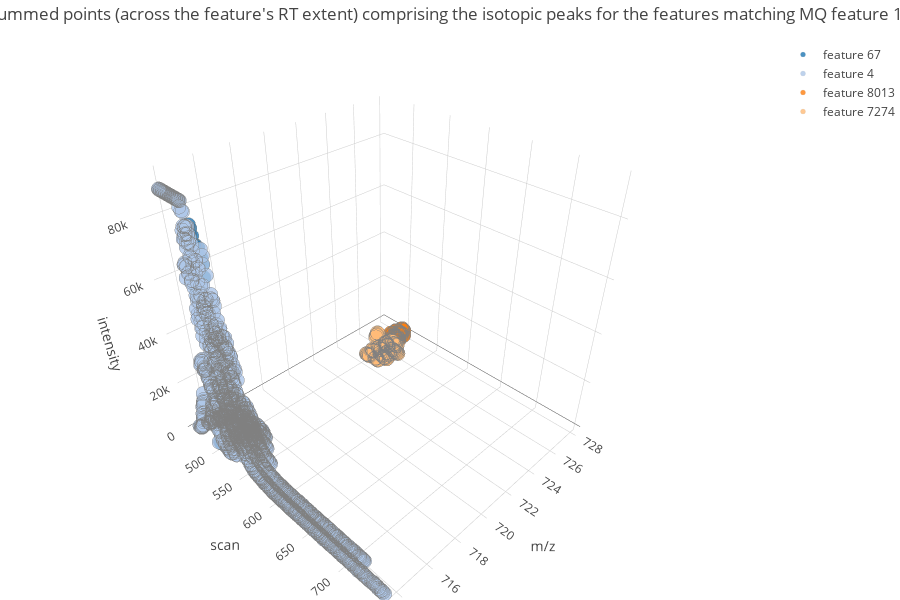

Notebook code cell kept with this figure:
### Code cell
import plotly.plotly as py
import plotly.graph_objs as go

traces = []
for idx,feature_id in enumerate(feature_ids):
    df = feature_summed_points_df_list[idx]
    if len(df) > 0:
        trace = go.Scatter3d(
            x = df.mz,
            y = df.scan,
            z = df.intensity,
            mode = 'markers',
            marker = dict(
                size = 5,
                color = "rgb{}".format(tableau20_py[idx]),
                opacity = 0.8,
                line = dict(
                    color = 'rgb(128, 128, 128)',
                    width = 0.1
                )
            ),
            text = df.hover,
            hoverinfo = 'text',
            name = "feature {}".format(feature_id)
        )
        traces.append((trace))


data = traces
layout = go.Layout(
    autosize=False,
    width=900,
    height=600,
    title='Summed points (across the feature\'s RT extent) comprising the isotopic peaks for the features matching MQ feature {}'.format(MQ_FEATURE_ID),
    margin=dict(
        l=0,
        r=0,
        b=0,
        t=40
    ),
    scene = dict(
        xaxis = dict(
            title='m/z', autorange='reversed'),
        yaxis = dict(
            title='scan'),
        zaxis = dict(
            title='intensity')
    )
)
fig = go.Figure(data=data, layout=layout)
iplot(fig)

### Figure 1 — Plotly figure (JSON) as saved in the notebook; plotly's stock layout.template omitted (floating-point values rounded to 4 significant figures; data arrays with more than 128 entries replaced by an {"elided": "..."} marker saying what was removed)
{"data": [{"hoverinfo": "text", "marker": {"color": "rgb(31, 119, 180)", "line": {"color": "rgb(128, 128, 128)", "width": 0.1}, "opacity": 0.8, "size": 5}, "mode": "markers", "name": "feature 67", "text": {"elided": "159 str values"}, "type": "scatter3d", "uid": "d7f91af3-cdcc-4c3c-ad74-7c0136e9c4a2", "x": {"elided": "159 float values"}, "y": {"elided": "159 int values"}, "z": {"elided": "159 int values"}}, {"hoverinfo": "text", "marker": {"color": "rgb(174, 199, 232)", "line": {"color": "rgb(128, 128, 128)", "width": 0.1}, "opacity": 0.8, "size": 5}, "mode": "markers", "name": "feature 4", "text": {"elided": "1267 str values"}, "type": "scatter3d", "uid": "d3b8870e-2172-448e-a749-7e639e63d45d", "x": {"elided": "1267 float values"}, "y": {"elided": "1267 int values"}, "z": {"elided": "1267 int values"}}, {"hoverinfo": "text", "marker": {"color": "rgb(255, 127, 14)", "line": {"color": "rgb(128, 128, 128)", "width": 0.1}, "opacity": 0.8, "size": 5}, "mode": "markers", "name": "feature 8013", "text": ["726.8671 m/z, 496 scan, RT 4538.9 secs, feature 8013", "726.8686 m/z, 497 scan, RT 4538.9 secs, feature 8013", "726.8651 m/z, 498 scan, RT 4539.1 secs, feature 8013", "726.8688 m/z, 499 scan, RT 4539.0 secs, feature 8013", "726.8673 m/z, 500 scan, RT 4538.7 secs, feature 8013", "726.8684 m/z, 501 scan, RT 4538.8 secs, feature 8013", "726.8663 m/z, 502 scan, RT 4538.6 secs, feature 8013", "726.8641 m/z, 503 scan, RT 4538.8 secs, feature 8013", "727.3714 m/z, 495 scan, RT 4538.9 secs, feature 8013", "727.3673 m/z, 496 scan, RT 4538.7 secs, feature 8013", "727.3711 m/z, 497 scan, RT 4538.8 secs, feature 8013", "727.3686 m/z, 498 scan, RT 4538.3 secs, feature 8013", "727.3708 m/z, 499 scan, RT 4538.4 secs, feature 8013", "727.3686 m/z, 500 scan, RT 4538.6 secs, feature 8013", "727.3717 m/z, 501 scan, RT 4538.5 secs, feature 8013", "727.3695 m/z, 502 scan, RT 4538.7 secs, feature 8013", "727.8674 m/z, 495 scan, RT 4538.3 secs, feature 8013", "727.8691 m/z, 496 scan, RT 4538.8 secs, feature 8013", "727.8707 m/z, 497 scan, RT 4539.1 secs, feature 8013", "727.8724 m/z, 498 scan, RT 4538.9 secs, feature 8013", "727.8668 m/z, 499 scan, RT 4538.4 secs, feature 8013", "727.8792 m/z, 500 scan, RT 4538.7 secs, feature 8013", "726.8634 m/z, 505 scan, RT 4540.1 secs, feature 8013", "726.8677 m/z, 506 scan, RT 4540.2 secs, feature 8013", "726.8668 m/z, 507 scan, RT 4540.6 secs, feature 8013", "726.8662 m/z, 508 scan, RT 4540.4 secs, feature 8013", "726.8669 m/z, 509 scan, RT 4540.3 secs, feature 8013", "726.8650 m/z, 510 scan, RT 4540.1 secs, feature 8013", "727.3661 m/z, 504 scan, RT 4540.2 secs, feature 8013", "727.3668 m/z, 505 scan, RT 4540.2 secs, feature 8013", "727.3607 m/z, 506 scan, RT 4540.4 secs, feature 8013", "727.3705 m/z, 507 scan, RT 4540.4 secs, feature 8013", "727.3670 m/z, 508 scan, RT 4540.4 secs, feature 8013", "727.3718 m/z, 509 scan, RT 4540.4 secs, feature 8013", "726.8646 m/z, 501 scan, RT 4542.7 secs, feature 8013", "726.8657 m/z, 502 scan, RT 4542.1 secs, feature 8013", "726.8603 m/z, 503 scan, RT 4542.4 secs, feature 8013", "726.8634 m/z, 504 scan, RT 4542.2 secs, feature 8013", "726.8629 m/z, 505 scan, RT 4542.6 secs, feature 8013", "726.8638 m/z, 506 scan, RT 4542.7 secs, feature 8013", "726.8629 m/z, 507 scan, RT 4542.4 secs, feature 8013", "726.8649 m/z, 508 scan, RT 4542.4 secs, feature 8013", "726.8592 m/z, 509 scan, RT 4542.4 secs, feature 8013", "726.8630 m/z, 510 scan, RT 4542.9 secs, feature 8013", "727.3700 m/z, 500 scan, RT 4542.1 secs, feature 8013", "727.3637 m/z, 501 scan, RT 4542.5 secs, feature 8013", "727.3655 m/z, 502 scan, RT 4542.2 secs, feature 8013", "727.3653 m/z, 503 scan, RT 4542.6 secs, feature 8013", "727.3650 m/z, 504 scan, RT 4542.6 secs, feature 8013", "727.3647 m/z, 505 scan, RT 4542.4 secs, feature 8013", "726.3694 m/z, 500 scan, RT 4543.3 secs, feature 8013", "726.3582 m/z, 501 scan, RT 4543.8 secs, feature 8013", "726.3614 m/z, 502 scan, RT 4544.0 secs, feature 8013", "726.3610 m/z, 503 scan, RT 4543.9 secs, feature 8013", "726.3572 m/z, 504 scan, RT 4544.1 secs, feature 8013", "726.3667 m/z, 505 scan, RT 4543.5 secs, feature 8013", "726.3688 m/z, 506 scan, RT 4543.9 secs, feature 8013", "726.3616 m/z, 507 scan, RT 4543.6 secs, feature 8013"], "type": "scatter3d", "uid": "be88d2af-a2be-46cd-ba61-5d11765ead4c", "x": [726.9, 726.9, 726.9, 726.9, 726.9, 726.9, 726.9, 726.9, 727.4, 727.4, 727.4, 727.4, 727.4, 727.4, 727.4, 727.4, 727.9, 727.9, 727.9, 727.9, 727.9, 727.9, 726.9, 726.9, 726.9, 726.9, 726.9, 726.9, 727.4, 727.4, 727.4, 727.4, 727.4, 727.4, 726.9, 726.9, 726.9, 726.9, 726.9, 726.9, 726.9, 726.9, 726.9, 726.9, 727.4, 727.4, 727.4, 727.4, 727.4, 727.4, 726.4, 726.4, 726.4, 726.4, 726.4, 726.4, 726.4, 726.4], "y": [496, 497, 498, 499, 500, 501, 502, 503, 495, 496, 497, 498, 499, 500, 501, 502, 495, 496, 497, 498, 499, 500, 505, 506, 507, 508, 509, 510, 504, 505, 506, 507, 508, 509, 501, 502, 503, 504, 505, 506, 507, 508, 509, 510, 500, 501, 502, 503, 504, 505, 500, 501, 502, 503, 504, 505, 506, 507], "z": [1847, 1750, 1528, 2074, 2159, 1656, 1528, 1320, 1265, 1352, 1308, 1809, 1572, 1395, 1346, 864, 537, 548, 1005, 688, 620, 495, 1970, 1867, 1959, 1251, 1230, 1135, 1453, 1376, 1678, 1278, 1096, 1217, 1115, 1316, 1416, 1292, 1096, 951, 1368, 775, 682, 648, 1156, 757, 1254, 955, 887, 766, 320, 215, 392, 679, 471, 340, 201, 344]}, {"hoverinfo": "text", "marker": {"color": "rgb(255, 187, 120)", "line": {"color": "rgb(128, 128, 128)", "width": 0.1}, "opacity": 0.8, "size": 5}, "mode": "markers", "name": "feature 7274", "text": ["725.8710 m/z, 488 scan, RT 4512.3 secs, feature 7274", "725.8726 m/z, 489 scan, RT 4512.0 secs, feature 7274", "725.8729 m/z, 490 scan, RT 4512.1 secs, feature 7274", "725.8699 m/z, 491 scan, RT 4512.0 secs, feature 7274", "725.8728 m/z, 492 scan, RT 4512.0 secs, feature 7274", "725.8722 m/z, 505 scan, RT 4511.8 secs, feature 7274", "725.8725 m/z, 506 scan, RT 4512.3 secs, feature 7274", "725.8740 m/z, 507 scan, RT 4512.0 secs, feature 7274", "725.8738 m/z, 508 scan, RT 4511.7 secs, feature 7274", "725.8723 m/z, 509 scan, RT 4512.0 secs, feature 7274", "725.8688 m/z, 510 scan, RT 4512.4 secs, feature 7274", "726.3741 m/z, 507 scan, RT 4511.9 secs, feature 7274", "726.3693 m/z, 508 scan, RT 4511.9 secs, feature 7274", "726.3744 m/z, 509 scan, RT 4511.7 secs, feature 7274", "726.3685 m/z, 510 scan, RT 4512.1 secs, feature 7274", "726.3692 m/z, 511 scan, RT 4511.8 secs, feature 7274", "726.3697 m/z, 512 scan, RT 4512.3 secs, feature 7274", "726.3686 m/z, 513 scan, RT 4512.3 secs, feature 7274", "726.3726 m/z, 514 scan, RT 4511.8 secs, feature 7274", "726.3719 m/z, 515 scan, RT 4511.3 secs, feature 7274", "726.3729 m/z, 516 scan, RT 4512.1 secs, feature 7274", "725.8741 m/z, 505 scan, RT 4514.5 secs, feature 7274", "725.8714 m/z, 506 scan, RT 4514.3 secs, feature 7274", "725.8685 m/z, 507 scan, RT 4514.2 secs, feature 7274", "725.8784 m/z, 508 scan, RT 4515.0 secs, feature 7274", "725.8703 m/z, 509 scan, RT 4514.5 secs, feature 7274", "725.8677 m/z, 510 scan, RT 4514.3 secs, feature 7274", "725.8733 m/z, 516 scan, RT 4514.1 secs, feature 7274", "725.8722 m/z, 517 scan, RT 4514.8 secs, feature 7274", "725.8728 m/z, 518 scan, RT 4514.9 secs, feature 7274", "725.8745 m/z, 519 scan, RT 4515.0 secs, feature 7274", "725.8722 m/z, 520 scan, RT 4514.5 secs, feature 7274", "725.8774 m/z, 521 scan, RT 4514.6 secs, feature 7274", "725.8756 m/z, 522 scan, RT 4514.7 secs, feature 7274", "725.8744 m/z, 523 scan, RT 4514.8 secs, feature 7274", "725.8662 m/z, 524 scan, RT 4513.5 secs, feature 7274", "725.8648 m/z, 525 scan, RT 4514.6 secs, feature 7274", "725.8620 m/z, 526 scan, RT 4514.2 secs, feature 7274", "725.8749 m/z, 527 scan, RT 4514.1 secs, feature 7274", "725.3816 m/z, 507 scan, RT 4514.6 secs, feature 7274", "725.3777 m/z, 508 scan, RT 4514.6 secs, feature 7274", "724.3893 m/z, 516 scan, RT 4518.9 secs, feature 7274", "724.3857 m/z, 517 scan, RT 4519.6 secs, feature 7274", "724.3887 m/z, 518 scan, RT 4519.1 secs, feature 7274", "724.3885 m/z, 519 scan, RT 4519.3 secs, feature 7274", "724.3855 m/z, 520 scan, RT 4519.1 secs, feature 7274", "724.3884 m/z, 521 scan, RT 4519.1 secs, feature 7274", "724.3898 m/z, 522 scan, RT 4519.5 secs, feature 7274", "724.8857 m/z, 515 scan, RT 4519.2 secs, feature 7274", "724.8861 m/z, 516 scan, RT 4519.2 secs, feature 7274", "724.8857 m/z, 517 scan, RT 4519.4 secs, feature 7274", "724.8884 m/z, 518 scan, RT 4519.2 secs, feature 7274", "724.8915 m/z, 519 scan, RT 4519.4 secs, feature 7274", "724.8877 m/z, 520 scan, RT 4519.6 secs, feature 7274", "724.8857 m/z, 521 scan, RT 4519.5 secs, feature 7274", "724.8887 m/z, 522 scan, RT 4519.3 secs, feature 7274", "724.8858 m/z, 523 scan, RT 4518.9 secs, feature 7274", "724.8821 m/z, 524 scan, RT 4519.6 secs, feature 7274", "724.8847 m/z, 525 scan, RT 4519.9 secs, feature 7274", "724.8830 m/z, 526 scan, RT 4519.9 secs, feature 7274", "724.8832 m/z, 527 scan, RT 4519.7 secs, feature 7274", "725.3942 m/z, 517 scan, RT 4519.4 secs, feature 7274", "725.3905 m/z, 518 scan, RT 4519.0 secs, feature 7274", "725.3832 m/z, 519 scan, RT 4519.3 secs, feature 7274", "725.3816 m/z, 520 scan, RT 4519.4 secs, feature 7274", "725.3970 m/z, 521 scan, RT 4519.2 secs, feature 7274", "725.3842 m/z, 522 scan, RT 4519.6 secs, feature 7274", "725.3862 m/z, 523 scan, RT 4519.5 secs, feature 7274", "724.8748 m/z, 500 scan, RT 4521.2 secs, feature 7274", "724.9009 m/z, 501 scan, RT 4521.3 secs, feature 7274", "724.8822 m/z, 502 scan, RT 4520.7 secs, feature 7274", "724.8663 m/z, 503 scan, RT 4522.2 secs, feature 7274", "724.8799 m/z, 504 scan, RT 4521.7 secs, feature 7274", "724.8847 m/z, 505 scan, RT 4521.0 secs, feature 7274", "725.3805 m/z, 501 scan, RT 4521.2 secs, feature 7274", "725.4058 m/z, 502 scan, RT 4522.1 secs, feature 7274", "725.3759 m/z, 503 scan, RT 4521.7 secs, feature 7274", "725.3849 m/z, 504 scan, RT 4521.7 secs, feature 7274", "725.3617 m/z, 505 scan, RT 4521.5 secs, feature 7274", "725.3599 m/z, 506 scan, RT 4521.7 secs, feature 7274", "724.3905 m/z, 501 scan, RT 4521.0 secs, feature 7274", "724.3889 m/z, 502 scan, RT 4521.2 secs, feature 7274", "724.3928 m/z, 503 scan, RT 4521.5 secs, feature 7274", "724.3869 m/z, 504 scan, RT 4521.5 secs, feature 7274", "724.3929 m/z, 505 scan, RT 4521.1 secs, feature 7274", "724.3887 m/z, 506 scan, RT 4521.3 secs, feature 7274", "724.3876 m/z, 507 scan, RT 4521.1 secs, feature 7274"], "type": "scatter3d", "uid": "cbbcfc72-aee0-4139-bc1c-173ed0d03c21", "x": [725.9, 725.9, 725.9, 725.9, 725.9, 725.9, 725.9, 725.9, 725.9, 725.9, 725.9, 726.4, 726.4, 726.4, 726.4, 726.4, 726.4, 726.4, 726.4, 726.4, 726.4, 725.9, 725.9, 725.9, 725.9, 725.9, 725.9, 725.9, 725.9, 725.9, 725.9, 725.9, 725.9, 725.9, 725.9, 725.9, 725.9, 725.9, 725.9, 725.4, 725.4, 724.4, 724.4, 724.4, 724.4, 724.4, 724.4, 724.4, 724.9, 724.9, 724.9, 724.9, 724.9, 724.9, 724.9, 724.9, 724.9, 724.9, 724.9, 724.9, 724.9, 725.4, 725.4, 725.4, 725.4, 725.4, 725.4, 725.4, 724.9, 724.9, 724.9, 724.9, 724.9, 724.9, 725.4, 725.4, 725.4, 725.4, 725.4, 725.4, 724.4, 724.4, 724.4, 724.4, 724.4, 724.4, 724.4], "y": [488, 489, 490, 491, 492, 505, 506, 507, 508, 509, 510, 507, 508, 509, 510, 511, 512, 513, 514, 515, 516, 505, 506, 507, 508, 509, 510, 516, 517, 518, 519, 520, 521, 522, 523, 524, 525, 526, 527, 507, 508, 516, 517, 518, 519, 520, 521, 522, 515, 516, 517, 518, 519, 520, 521, 522, 523, 524, 525, 526, 527, 517, 518, 519, 520, 521, 522, 523, 500, 501, 502, 503, 504, 505, 501, 502, 503, 504, 505, 506, 501, 502, 503, 504, 505, 506, 507], "z": [1725, 2710, 3203, 4351, 4189, 1831, 1853, 2030, 881, 1495, 1110, 1202, 1009, 1178, 565, 572, 734, 628, 460, 307, 409, 1072, 1565, 1335, 574, 1047, 900, 462, 451, 518, 721, 441, 593, 465, 407, 442, 281, 284, 158, 517, 662, 1071, 1341, 1392, 1823, 1199, 986, 1248, 1729, 1779, 1255, 1292, 1161, 1299, 776, 1023, 1079, 1130, 1191, 743, 1005, 716, 913, 981, 640, 547, 750, 385, 317, 527, 1288, 618, 1087, 830, 956, 266, 609, 1092, 357, 157, 594, 561, 500, 617, 423, 893, 630]}], "layout": {"autosize": false, "height": 600, "margin": {"b": 0, "l": 0, "r": 0, "t": 40}, "scene": {"xaxis": {"autorange": "reversed", "title": {"text": "m/z"}}, "yaxis": {"title": {"text": "scan"}}, "zaxis": {"title": {"text": "intensity"}}}, "title": {"text": "Summed points (across the feature's RT extent) comprising the isotopic peaks for the features matching MQ feature 10"}, "width": 900}}
